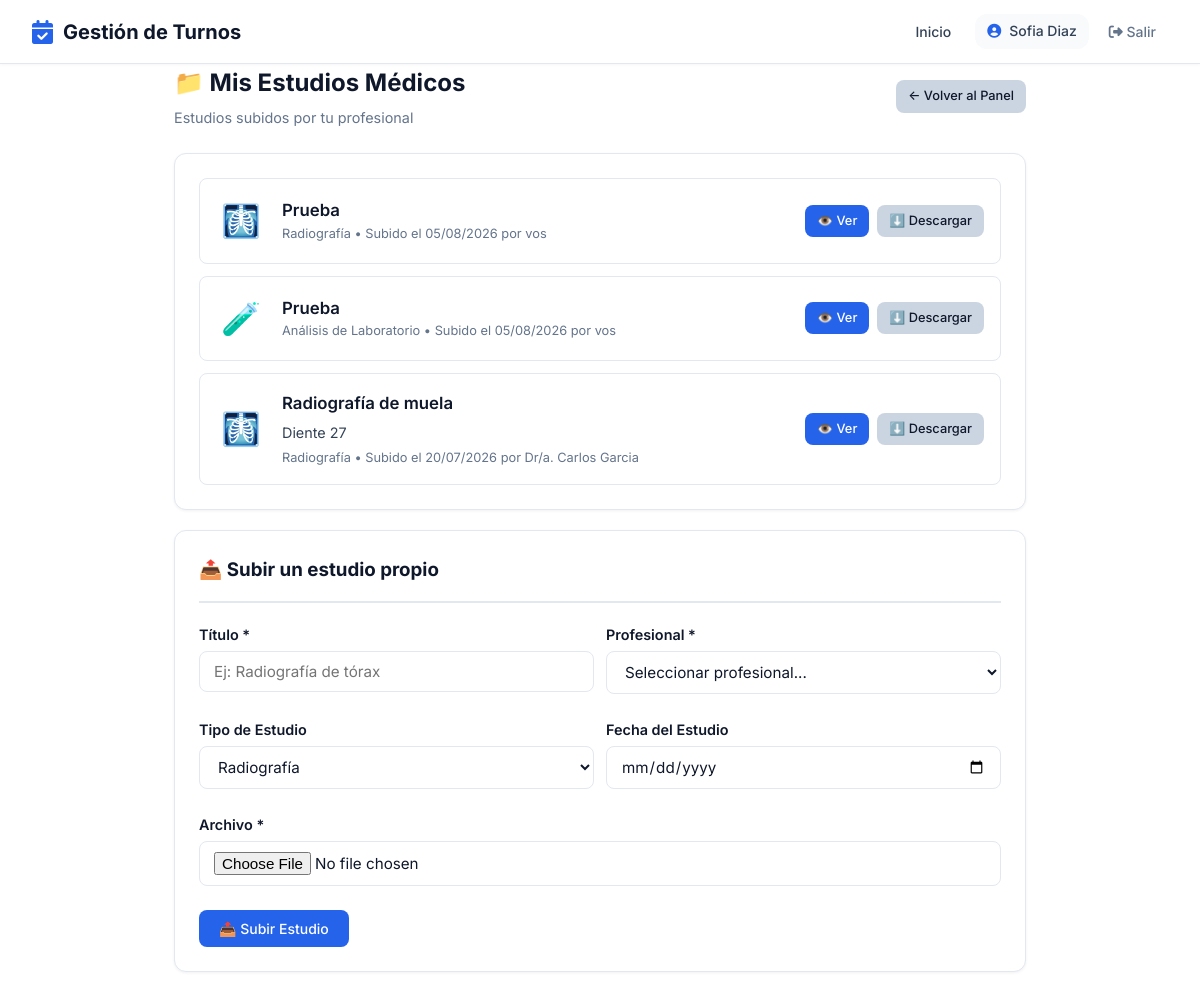
The app's page /paciente/mis-estudios/ (signed in), older data.
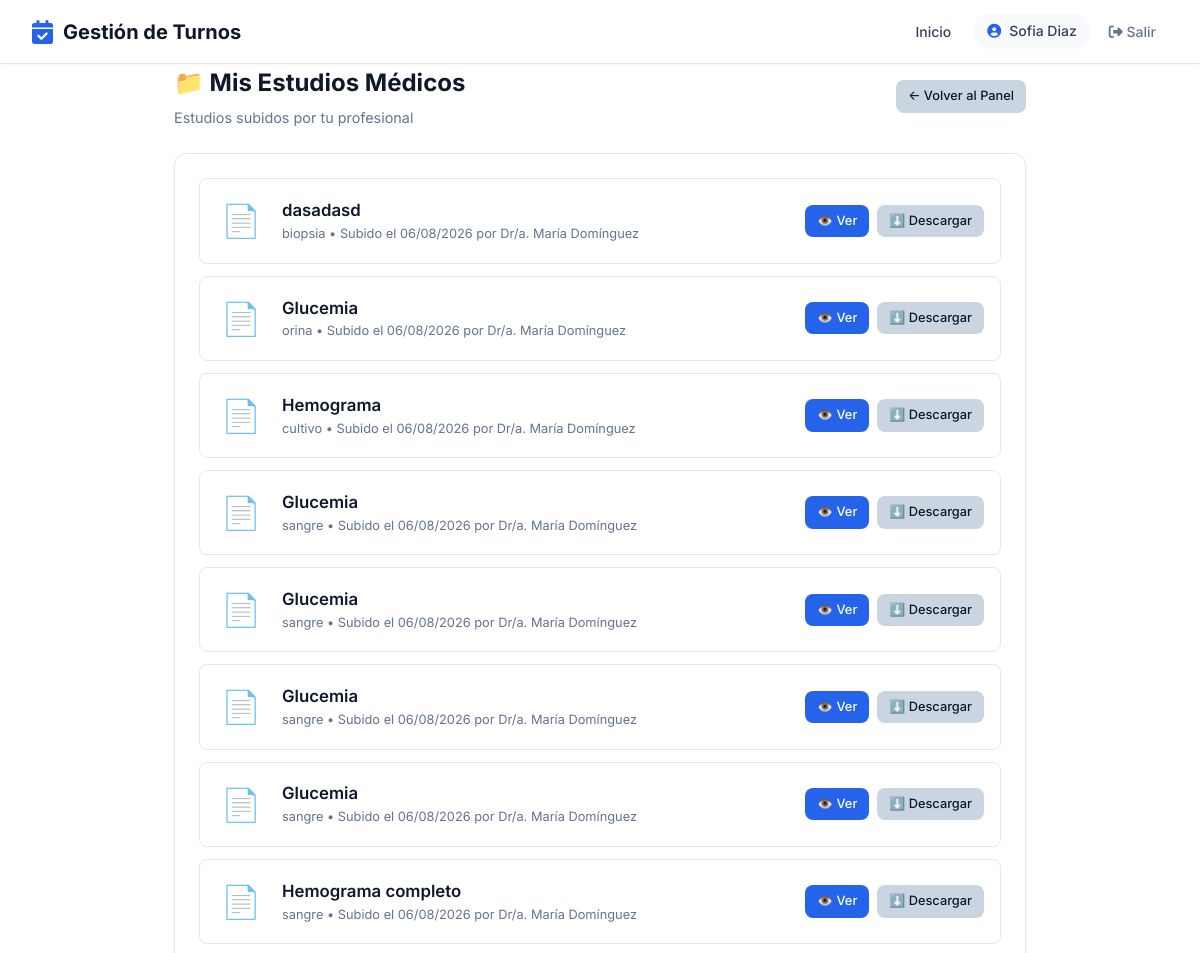
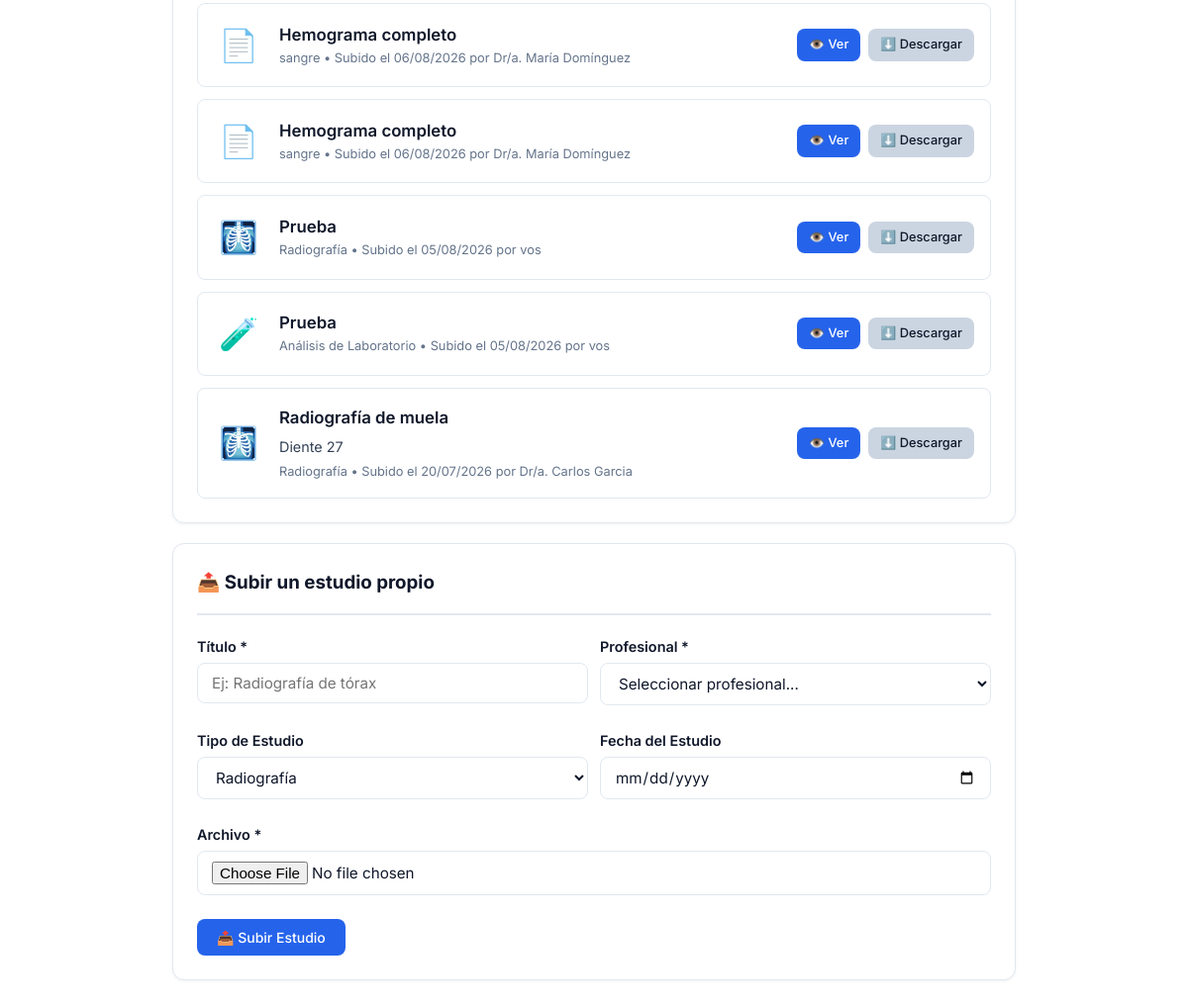
The same page, newer data (2 pictures, top to bottom).
### pacientes/models.py (models this page shows, shortened)
class EstudioMedico(models.Model):
    paciente = models.ForeignKey(
        'pacientes.Paciente', on_delete=models.CASCADE, related_name='estudios_medicos'
    )
    profesional = models.ForeignKey(
        'profesionales.Profesional', on_delete=models.SET_NULL, null=True, related_name='estudios_subidos'
    )
    evolucion = models.ForeignKey(
        'historias_clinicas.Evolucion', on_delete=models.SET_NULL, null=True, blank=True,
        related_name='estudios_complementarios'
    )
    titulo = models.CharField(max_length=200)
    descripcion = models.TextField(blank=True)
    archivo = models.FileField(upload_to='estudios/%Y/%m/')
    tipo_estudio = models.CharField(
        max_length=50,
        choices=[
            ('radiografia', 'Radiografía'),
            ('laboratorio', 'Análisis de Laboratorio'),
            ('tomografia', 'Tomografía'),
            ('resonancia', 'Resonancia Magnética'),
            ('ecografia', 'Ecografía'),
            ('otro', 'Otro'),
        ],
        default='otro'
    )
    fecha_estudio = models.DateField(null=True, blank=True)
    creado = models.DateTimeField(auto_now_add=True)
    subido_por = models.CharField(
        max_length=15,
        choices=[('profesional', 'Profesional'), ('paciente', 'Paciente')],
        default='profesional',
        verbose_name='Subido por'
    )
    class Meta:
        ordering = ['-creado']
        verbose_name = 'Estudio Médico'
        verbose_name_plural = 'Estudios Médicos'

### profesionales/models.py (models this page shows, shortened)
class Profesional(Persona):
    ESPECIALIDADES = [
        ('odontologia', 'Odontología'),
        ('kinesiologia', 'Kinesiología'),
        ('psicologia', 'Psicología'),
        ('nutricion', 'Nutrición'),
        ('cardiologia', 'Cardiología'),
        ('medicina_general', 'Medicina General'),
        ('dermatologia', 'Dermatología'),
        ('estetica', 'Estética'),
        ('pediatria', 'Pediatría'),
        ('traumatologia', 'Traumatología'),
        ('veterinaria', 'Veterinaria'),
        ('fonoaudiologia', 'Fonoaudiologia'),
        ('laboratorio', 'Laboratorio'),
        ('otro', 'Otro'),
    ]
    usuario = models.OneToOneField(
        'usuarios.Usuario',
        on_delete=models.CASCADE,
        verbose_name='Usuario'
    )
    especialidad = models.CharField(
        max_length=50,
        choices=ESPECIALIDADES,
        verbose_name='Especialidad'
    )
    matricula = models.CharField(
        max_length=50,
        blank=True,
        verbose_name='Matrícula Profesional'
    )
    color_calendario = models.CharField(
        max_length=7,
        default='#4A90D9',
        verbose_name='Color en Calendario'
    )
    acepta_obra_social = models.BooleanField(
        default=False,
        verbose_name='Acepta Obra Social'
    )
    descripcion = models.TextField(
        blank=True,
        verbose_name='Descripción Profesional'
    )
    foto = models.ImageField(
    upload_to='profesionales/',
    blank=True,
    null=True,
    verbose_name='Foto de Perfil'
    )
    establecimientos = models.ManyToManyField(
    'establecimientos.Establecimiento',
    blank=True,
    related_name='profesionales',
    verbose_name='Consultorios donde atiende'
    )
    frase_destacada = models.CharField(max_length=200, blank=True, verbose_name='Frase destacada')
    precio_particular = models.DecimalField(max_digits=10, decimal_places=2, null=True, blank=True, verbose_name='Precio consulta particular')
    obras_sociales_texto = models.TextField(blank=True, verbose_name='Obras sociales (texto libre)')
    servicios_texto = models.TextField(blank=True, verbose_name='Servicios / Especializaciones')
    servicios_destacados = models.TextField(blank=True, verbose_name='Servicios destacados')
    especializaciones = models.TextField(blank=True, verbose_name='Especializaciones')
    atiende_por_orden = models.BooleanField(
    default=False,
    verbose_name='Atiende por orden de llegada'
)
    obras_sociales = models.ManyToManyField(
        'obras_sociales.ObraSocial',
        blank=True,
        related_name='profesionales',
        verbose_name='Obras Sociales'
    )
    planes = models.ManyToManyField(
        'obras_sociales.Plan',
        blank=True,
        verbose_name='Planes'
    )
    class Meta:
        verbose_name = 'Profesional'
        verbose_name_plural = 'Profesionales'
        ordering = ['apellido', 'nombre']

### pacientes/views_portal.py (the view, shortened to what this page needs)
@login_required
def mis_estudios(request):
    if request.user.rol != 'paciente':
        messages.error(request, 'No tenés acceso.')
        return redirect('home')
    paciente = get_object_or_404(Paciente, usuario=request.user)
    cliente_slug = request.session.get('cliente_slug')
    cliente = None
    if cliente_slug:
        try:
            cliente = ClienteSaaS.objects.get(slug=cliente_slug, activo=True)
        except ClienteSaaS.DoesNotExist:
            pass
    if cliente:
        if cliente.tipo == 'consultorio':
            profesionales_disponibles = Profesional.objects.filter(
                establecimientos=cliente.establecimiento,
                activo=True,
                atiende_por_orden=False,   # solo los que gestionan turnos
            )
        else:  # profesional independiente
            profesionales_disponibles = Profesional.objects.filter(
                id=cliente.profesional.id,
                activo=True,
            )
    else:
        profesionales_disponibles = Profesional.objects.filter(activo=True)
    estudios = paciente.estudios_medicos.all()
    if cliente:
        if cliente.tipo == 'consultorio':
            estudios = estudios.filter(profesional__establecimientos=cliente.establecimiento)
        else:
            estudios = estudios.filter(profesional=cliente.profesional)
    return render(request, 'pacientes/portal/mis_estudios.html', {
        'paciente': paciente,
        'estudios': estudios,
        'tipos_estudio': EstudioMedico._meta.get_field('tipo_estudio').choices,
        'profesionales_disponibles': profesionales_disponibles,
    })

### core_app/models.py (called while the page is built)
    @property
    def nombre_completo(self):
        return f"{self.nombre} {self.apellido}"

### pacientes/templates/pacientes/portal/mis_estudios.html (shortened to what the changed rows need)
{% extends 'core_app/base.html' %}
{% load static %}
{% block extra_css %}
    <link rel="stylesheet" href="{% static 'css/pages/portal_paciente.css' %}">
{% endblock %}
{% block content %}
<div class="portal-paciente-page">
<div class="portal-paciente-container">
    <div class="portal-header">
        <div>
            <h1>📁 Mis Estudios Médicos</h1>
        </div>
    </div>
    {% if estudios %}
    <div class="portal-card">
        <div style="display: flex; flex-direction: column; gap: 12px;">
            {% for estudio in estudios %}
            <div class="estudio-item">
                <div class="estudio-icono">
                    {% if estudio.tipo_estudio == 'radiografia' %}🩻
                    {% elif estudio.tipo_estudio == 'laboratorio' %}🧪
                    {% elif estudio.tipo_estudio == 'tomografia' %}🖥️
                    {% elif estudio.tipo_estudio == 'resonancia' %}🧲
                    {% elif estudio.tipo_estudio == 'ecografia' %}🔊
                    {% else %}📄{% endif %}
                </div>
                <div class="estudio-info">
                    <div class="titulo">{{ estudio.titulo }}</div>
                    {% if estudio.descripcion %}
                        <div class="descripcion">{{ estudio.descripcion }}</div>
                    {% endif %}
                    <div class="meta">
                        {{ estudio.get_tipo_estudio_display }} •
                        Subido el {{ estudio.creado|date:"d/m/Y" }}
                        {% if estudio.subido_por == 'profesional' and estudio.profesional %}
                            por Dr/a. {{ estudio.profesional.nombre_completo }}
                        {% elif estudio.subido_por == 'paciente' %}
                            por vos
                        {% endif %}
                    </div>
                </div>
                <div class="estudio-acciones">
                    <a href="{{ estudio.archivo.url }}" class="btn btn-primary btn-sm" target="_blank">👁️ Ver</a>
                    <a href="{{ estudio.archivo.url }}" class="btn btn-secondary btn-sm" download>⬇️ Descargar</a>
                </div>
            </div>
            {% endfor %}
        </div>
    </div>
    {% endif %}
</div>
{% endblock %}

Row changes from the older to the newer data that the page shows:
added EstudioMedico: titulo "dasadasd", tipo_estudio "biopsia", creado "06/08/2026", profesional.nombre_completo "María Domínguez"
added EstudioMedico: titulo "Glucemia", tipo_estudio "orina", creado "06/08/2026", profesional.nombre_completo "María Domínguez"
added EstudioMedico: titulo "Hemograma", tipo_estudio "cultivo", creado "06/08/2026", profesional.nombre_completo "María Domínguez"
added EstudioMedico: titulo "Glucemia", tipo_estudio "sangre", creado "06/08/2026", profesional.nombre_completo "María Domínguez"
added EstudioMedico: titulo "Glucemia", tipo_estudio "sangre", creado "06/08/2026", profesional.nombre_completo "María Domínguez"
added EstudioMedico: titulo "Glucemia", tipo_estudio "sangre", creado "06/08/2026", profesional.nombre_completo "María Domínguez"
added EstudioMedico: titulo "Glucemia", tipo_estudio "sangre", creado "06/08/2026", profesional.nombre_completo "María Domínguez"
added EstudioMedico: titulo "Hemograma completo", tipo_estudio "sangre", creado "06/08/2026", profesional.nombre_completo "María Domínguez"
added EstudioMedico: titulo "Hemograma completo", tipo_estudio "sangre", creado "06/08/2026", profesional.nombre_completo "María Domínguez"
added EstudioMedico: titulo "Hemograma completo", tipo_estudio "sangre", creado "06/08/2026", profesional.nombre_completo "María Domínguez"
